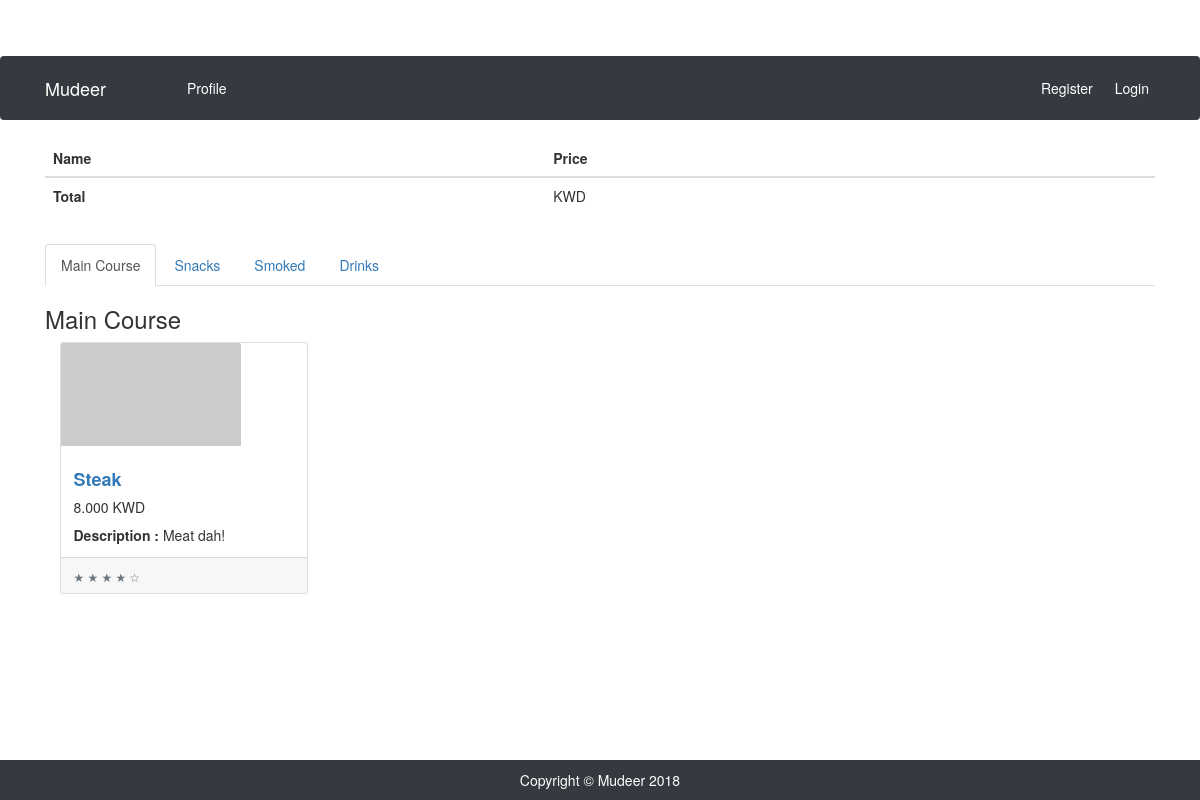
Page /ordering_page/1/ on the earlier database version.
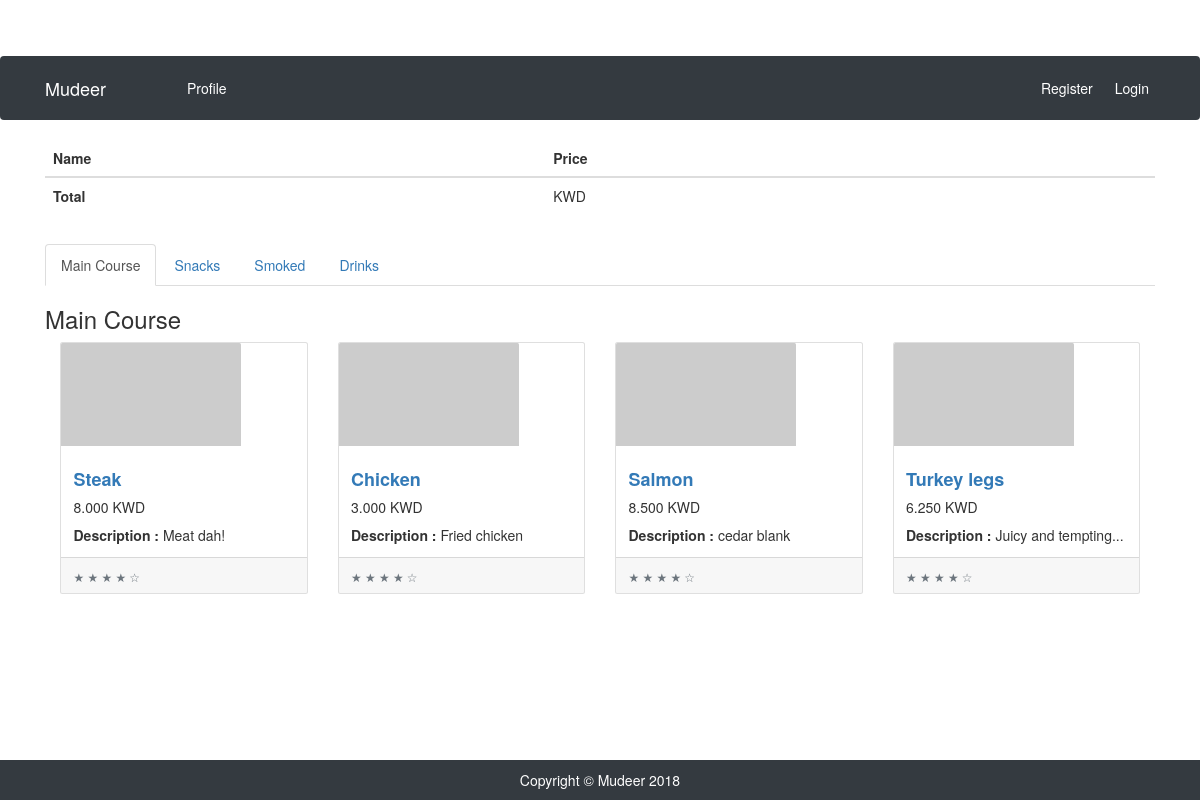
Same page on the later database version.
### POSsystem/models.py (models this page shows, shortened)
class Category(models.Model):
	restaurant = models.ForeignKey(Restaurant, on_delete=models.CASCADE)
	name = models.CharField(max_length=25)

class Item(models.Model):
	category = models.ForeignKey(Category, on_delete=models.CASCADE)
	name = models.CharField(max_length=25)
	description = models.TextField()
	price = models.DecimalField(max_digits=5, decimal_places=3)

### POSsystem/views.py (the view)
# urls.py: path('ordering_page/<int:restaurant_id>/', views.ordering_page, name='ordering_page'),
def ordering_page(request,restaurant_id):
	restaurant_obj = Restaurant.objects.get(id=restaurant_id)
	context = {
		"restaurant": restaurant_obj,
	}
	return render(request, 'ordering_page.html', context)

### POSsystem/templates/ordering_page.html (shortened to what this page needs)
{% extends "base.html" %}
{% block content %}
<link rel="stylesheet" href="https://maxcdn.bootstrapcdn.com/bootstrap/3.3.7/css/bootstrap.min.css">
      <table class="table">
        <thead>
            <tr>
                <th scope="col">Name</th>
                <th scope="col">Price</th>
                <th scope="col"></th>
            </tr>
        </thead>
        <tbody>
            <tr>
                <th scope="row">Total</th>
                <td>{{ total_price }} KWD</td>
                <td></td>
            </tr>
        </tbody>
    </table>
    <ul class="nav nav-tabs mt-5">
    {% for category in restaurant.category_set.all %}
    {% if forloop.first %}
    <li class="active"><a data-toggle="tab" href="#name-{{category.name}}">{{category.name}}</a></li>
    {% else %}
    <li><a data-toggle="tab" href="#name-{{category.name}}">{{category.name}}</a></li>
    {% endif %}
    {% endfor %}
  </ul>
  <div class="tab-content">
      {% for category in restaurant.category_set.all %}
        {% if forloop.first %}
            <div id="name-{{category.name}}" class="tab-pane fade in active">
              <h3>{{category.name}}</h3>
              {% for item in category.item_set.all %}
              <div class="col-lg-3 col-md-6 mb-4">
                <div class="card">
                  <a href="#"><img class="card-img-top" src="http://placehold.it/700x400" alt=""></a>
                  <div class="card-body">
                    <h4 class="card-title">
                      <a href="#"><strong> {{item.name}} </strong></a>
                    </h4>
                    <h5>{{item.price}} KWD</h5>
                    <p class="card-text"><strong>Description :</strong> {{item.description}}</p>
                  </div>
                  <div class="card-footer">
                    <small class="text-muted">&#9733; &#9733; &#9733; &#9733; &#9734;</small>
                  </div>
                </div>
              </div>
              {% endfor %}
            </div>
        {% endif %}
      {% endfor %}
    </div>
{% endblock %}

### POSsystem/templates/base.html (shortened to what this page needs)
<!DOCTYPE html>
<html lang="en">
{% load static %}
  <head>
    <link href="{% static 'vendor/bootstrap/css/bootstrap.min.css' %}" rel="stylesheet">
    <link href="{% static 'css/shop-homepage.css' %}" rel="stylesheet">
    <link rel="stylesheet" href="https://use.fontawesome.com/releases/v5.0.11/css/all.css">
  </head>
  <body>
    <nav class="navbar navbar-expand-lg navbar-dark bg-dark fixed-top ">
      <div class="container">
        <a class="navbar-brand mr-5" href="{% url 'profile_page' %}">Mudeer</a>
        <ul class="navbar-nav ml-5 ">
            <li class="nav-item active">
              <a class="nav-link btn btn-outline-primary" href="{% url 'profile_page' %}">Profile
              </a>
            </li>
          </ul>
        <div class="collapse navbar-collapse" id="navbarResponsive">
          <ul class="nav navbar-nav navbar-right ml-auto">
          {% if not user.is_authenticated %}
            <li class="nav-item">
              <a class="nav-link btn btn-outline-primary text-white" href="{% url 'register' %}">Register</a>
            </li>
            <li class="nav-item">
              <a class="nav-link btn btn-outline-primary text-white ml-3" href="{% url 'login' %}">Login</a>
            </li>
          {% endif %}
        </div>
      </div>
    </nav>
    <div class="container" >
    {% block content %}
    {% endblock content %}
    </div>
    <div class="row">
    <footer class="mt-5 bg-dark col-md-12 col-sm-12 sticky-bottom" >
      <div class="container">
        <p class="text-center text-white mt-3">Copyright &copy; Mudeer 2018</p>
      </div>
    </footer>
    </div>
  </body>
</html>

### POSsystem/static/css/shop-homepage.css (style rules this page uses)
body { padding-top: 54px; }
@media (min-width: 992px) { body { padding-top: 56px; } }
img { display: block; max-width:180px; max-height:180px; width: auto; height: auto; }
footer { position: fixed !important; left: 0 !important; bottom: 0 !important; width: 100% !important; }

Differences in the rows shown:
added Item: name "Chicken", price "3.000", description "Fried chicken", shown under Category "Main Course"
added Item: name "Salmon", price "8.500", description "cedar blank", shown under Category "Main Course"
added Item: name "Turkey legs", price "6.250", description "Juicy and tempting...", shown under Category "Main Course"
